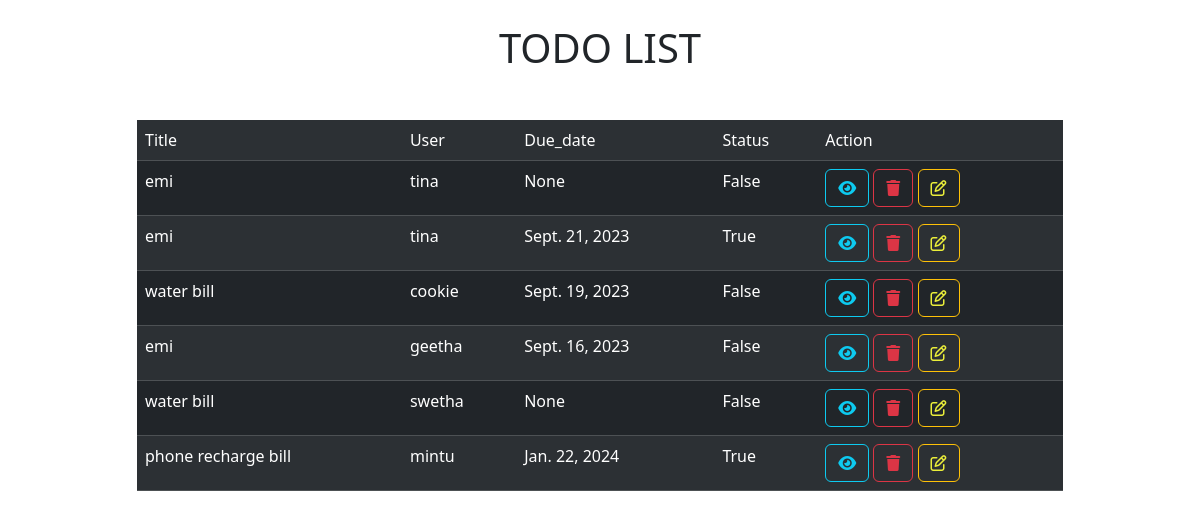
Page /todos/all on the committed database.
### task/models.py (models this page shows, shortened)
class Todos(models.Model):
    title=models.CharField(max_length=200)
    user=models.CharField(max_length=200)
    status=models.BooleanField(default=False)
    created_date=models.DateTimeField(auto_now_add=True,null=True)
    due_date=models.DateField(null=True)

### task/views.py (the view)
# urls.py: path("todos/all",TodosListView.as_view(),name="todo-list"),
class TodosListView(View):
    def get(self,request,*args,**kwargs):
        qs=Todos.objects.all()
        return render(request,"todo_list.html",{"todos":qs})

### task/templates/todo_list.html (shortened to what this page needs)
<!DOCTYPE html>
<html lang="en">
<head>
    <link href="https://cdn.jsdelivr.net/npm/bootstrap@5.3.2/dist/css/bootstrap.min.css" rel="stylesheet">
    <link rel="stylesheet" href="https://cdnjs.cloudflare.com/ajax/libs/font-awesome/6.4.2/css/all.min.css" />
</head>
<body>
    <h1 class="text-md-center mt-4">TODO LIST</h1>
    <div class="container">
        <div class="row mt-5">
            <div class="col-1"></div>
            <div class="col-10">
                <table class="table table-striped table-dark">
                    <tr>
                        <td>Title</td>
                        <td>User</td>
                        <td>Due_date</td>
                        <td>Status</td>
                        <td>Action</td>
                    </tr>
                    {% for todo in todos %}
                    <tr>
                        <td>{{todo.title}}</td>
                        <td>{{todo.user}}</td>
                        <td>{{todo.due_date}}</td>
                        <td>{{todo.status}}</td>
                        <td>
                            <a href="{%url 'todo-detail' todo.id%}" class="btn btn-outline-info"><i class="fa-solid fa-eye fa-bounce"></i></a>
                            <a href="{%url 'todo-remove' todo.id%}" class="btn btn-outline-danger"><i class="fa-solid fa-trash fa-beat-fade"></i></a>
                            <a href="{%url 'todo-change' todo.id%}" class="btn btn-outline-warning"><i class="fa-regular fa-pen-to-square fa-flip" style="color: #ebee3a;"></i></a>
                        </td>
                    </tr>
                    {% endfor %}
                </table>
            </div>
            <div class="col-1"></div>
        </div>
    </div>
</body>
</html>

### rows in the picture
Todos: title "emi", user "tina", due_date "None", status "False"
Todos: title "emi", user "tina", due_date "Sept. 21, 2023", status "True"
Todos: title "water bill", user "cookie", due_date "Sept. 19, 2023", status "False"
Todos: title "emi", user "geetha", due_date "Sept. 16, 2023", status "False"
Todos: title "water bill", user "swetha", due_date "None", status "False"
Todos: title "phone recharge bill", user "mintu", due_date "Jan. 22, 2024", status "True"
